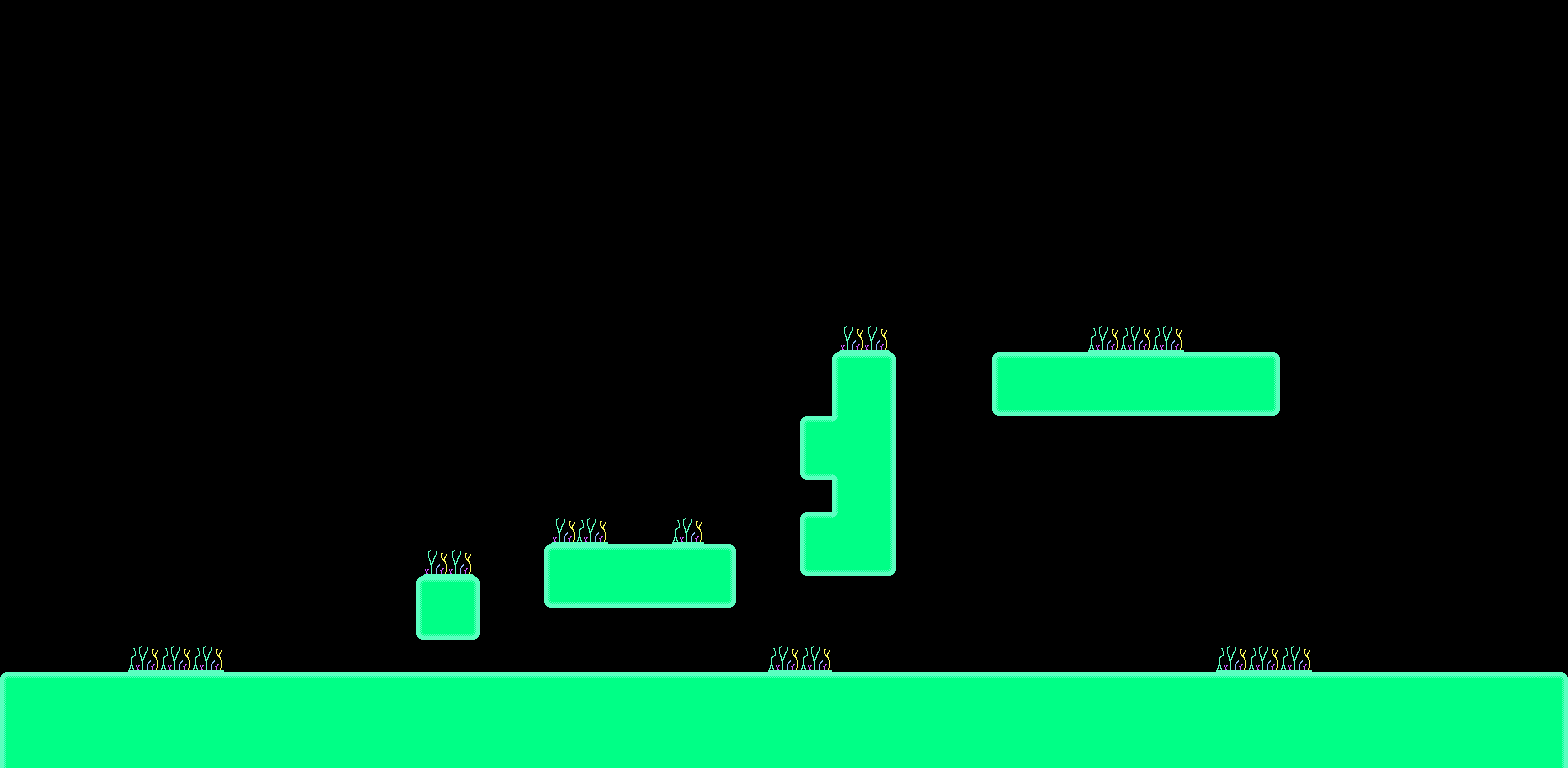

Rendered tile map (Tiled .tmx) drawn with the repository's tilesets; below, a short description and the full map source, tile grids included:
An orthogonal 49x24 tile map with 32x32 px tiles, 1 tile layer (Calque de Tile 1).

<map version="1.0" tiledversion="1.1.6" orientation="orthogonal" renderorder="left-up" width="49" height="24" tilewidth="32" tileheight="32" infinite="0" nextobjectid="1">
 <tileset firstgid="1" source="Environnement2.tsx" />
 <layer name="Calque de Tile 1" width="49" height="24">
  <data encoding="csv">
0,0,0,0,0,0,0,0,0,0,0,0,0,0,0,0,0,0,0,0,0,0,0,0,0,0,0,0,0,0,0,0,0,0,0,0,0,0,0,0,0,0,0,0,0,0,0,0,0,
0,0,0,0,0,0,0,0,0,0,0,0,0,0,0,0,0,0,0,0,0,0,0,0,0,0,0,0,0,0,0,0,0,0,0,0,0,0,0,0,0,0,0,0,0,0,0,0,0,
0,0,0,0,0,0,0,0,0,0,0,0,0,0,0,0,0,0,0,0,0,0,0,0,0,0,0,0,0,0,0,0,0,0,0,0,0,0,0,0,0,0,0,0,0,0,0,0,0,
0,0,0,0,0,0,0,0,0,0,0,0,0,0,0,0,0,0,0,0,0,0,0,0,0,0,0,0,0,0,0,0,0,0,0,0,0,0,0,0,0,0,0,0,0,0,0,0,0,
0,0,0,0,0,0,0,0,0,0,0,0,0,0,0,0,0,0,0,0,0,0,0,0,0,0,0,0,0,0,0,0,0,0,0,0,0,0,0,0,0,0,0,0,0,0,0,0,0,
0,0,0,0,0,0,0,0,0,0,0,0,0,0,0,0,0,0,0,0,0,0,0,0,0,0,0,0,0,0,0,0,0,0,0,0,0,0,0,0,0,0,0,0,0,0,0,0,0,
0,0,0,0,0,0,0,0,0,0,0,0,0,0,0,0,0,0,0,0,0,0,0,0,0,0,0,0,0,0,0,0,0,0,0,0,0,0,0,0,0,0,0,0,0,0,0,0,0,
0,0,0,0,0,0,0,0,0,0,0,0,0,0,0,0,0,0,0,0,0,0,0,0,0,0,0,0,0,0,0,0,0,0,0,0,0,0,0,0,0,0,0,0,0,0,0,0,0,
0,0,0,0,0,0,0,0,0,0,0,0,0,0,0,0,0,0,0,0,0,0,0,0,0,0,0,0,0,0,0,0,0,0,0,0,0,0,0,0,0,0,0,0,0,0,0,0,0,
0,0,0,0,0,0,0,0,0,0,0,0,0,0,0,0,0,0,0,0,0,0,0,0,0,0,0,0,0,0,0,0,0,0,0,0,0,0,0,0,0,0,0,0,0,0,0,0,0,
0,0,0,0,0,0,0,0,0,0,0,0,0,0,0,0,0,0,0,0,0,0,0,0,0,0,15,16,0,0,0,0,0,0,14,14,14,0,0,0,0,0,0,0,0,0,0,0,0,
0,0,0,0,0,0,0,0,0,0,0,0,0,0,0,0,0,0,0,0,0,0,0,0,0,0,6,9,0,0,0,6,2,2,2,2,2,2,2,9,0,0,0,0,0,0,0,0,0,
0,0,0,0,0,0,0,0,0,0,0,0,0,0,0,0,0,0,0,0,0,0,0,0,0,0,3,5,0,0,0,7,4,4,4,4,4,4,4,8,0,0,0,0,0,0,0,0,0,
0,0,0,0,0,0,0,0,0,0,0,0,0,0,0,0,0,0,0,0,0,0,0,0,0,6,11,5,0,0,0,0,0,0,0,0,0,0,0,0,0,0,0,0,0,0,0,0,0,
0,0,0,0,0,0,0,0,0,0,0,0,0,0,0,0,0,0,0,0,0,0,0,0,0,7,12,5,0,0,0,0,0,0,0,0,0,0,0,0,0,0,0,0,0,0,0,0,0,
0,0,0,0,0,0,0,0,0,0,0,0,0,0,0,0,0,0,0,0,0,0,0,0,0,0,3,5,0,0,0,0,0,0,0,0,0,0,0,0,0,0,0,0,0,0,0,0,0,
0,0,0,0,0,0,0,0,0,0,0,0,0,0,0,0,0,15,14,0,0,14,0,0,0,6,11,5,0,0,0,0,0,0,0,0,0,0,0,0,0,0,0,0,0,0,0,0,0,
0,0,0,0,0,0,0,0,0,0,0,0,0,15,16,0,0,6,2,2,2,2,9,0,0,7,4,8,0,0,0,0,0,0,0,0,0,0,0,0,0,0,0,0,0,0,0,0,0,
0,0,0,0,0,0,0,0,0,0,0,0,0,6,9,0,0,7,4,4,4,4,8,0,0,0,0,0,0,0,0,0,0,0,0,0,0,0,0,0,0,0,0,0,0,0,0,0,0,
0,0,0,0,0,0,0,0,0,0,0,0,0,7,8,0,0,0,0,0,0,0,0,0,0,0,0,0,0,0,0,0,0,0,0,0,0,0,0,0,0,0,0,0,0,0,0,0,0,
0,0,0,0,14,14,14,0,0,0,0,0,0,0,0,0,0,0,0,0,0,0,0,0,14,14,0,0,0,0,0,0,0,0,0,0,0,0,14,14,14,0,0,0,0,0,0,0,0,
6,2,2,2,2,2,2,2,2,2,2,2,2,2,2,2,2,2,2,2,2,2,2,2,2,2,2,2,2,2,2,2,2,2,2,2,2,2,2,2,2,2,2,2,2,2,2,2,9,
3,1,1,1,1,1,1,1,1,1,1,1,1,1,1,1,1,1,1,1,1,1,1,1,1,1,1,1,1,1,1,1,1,1,1,1,1,1,1,1,1,1,1,1,1,1,1,1,5,
3,1,1,1,1,1,1,1,1,1,1,1,1,1,1,1,1,1,1,1,1,1,1,1,1,1,1,1,1,1,1,1,1,1,1,1,1,1,1,1,1,1,1,1,1,1,1,1,5
</data>
 </layer>
</map>